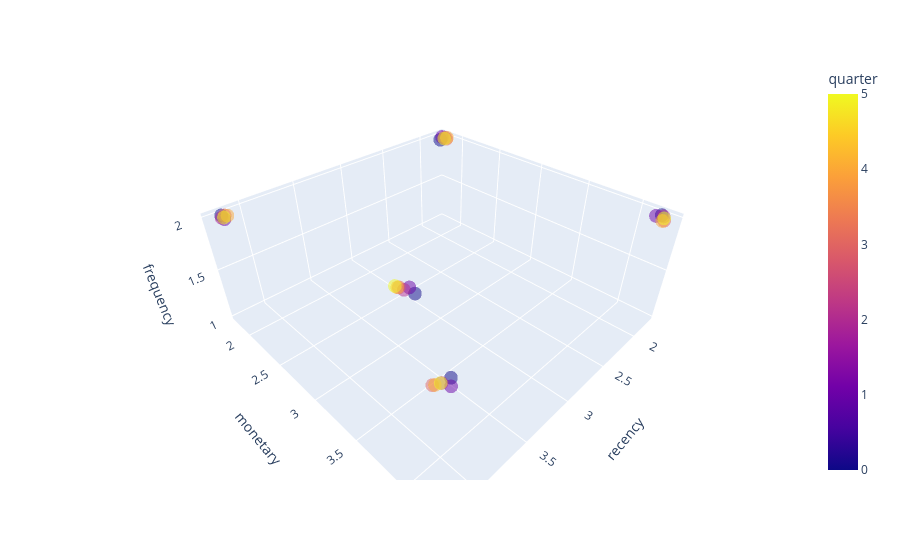

Here is the notebook cell this chart was saved with:
### Code cell
fig = px.scatter_3d(centroids_coord, x='recency',
                    y='monetary',
                    z='frequency',
                    color='quarter',
                    opacity=0.5)
fig.show()

### Figure 1 — Plotly figure (JSON) as saved in the notebook; plotly's stock layout.template omitted (floating-point values rounded to 4 significant figures)
{"data": [{"hovertemplate": "recency=%{x}<br>monetary=%{y}<br>frequency=%{z}<br>quarter=%{marker.color}<extra></extra>", "legendgroup": "", "marker": {"color": [0, 0, 0, 0, 0, 1, 1, 1, 1, 1, 2, 2, 2, 2, 2, 3, 3, 3, 3, 3, 4, 4, 4, 4, 4, 5, 5, 5, 5, 5], "coloraxis": "coloraxis", "opacity": 0.5, "symbol": "circle"}, "mode": "markers", "name": "", "scene": "scene", "showlegend": false, "type": "scatter3d", "x": [1.757, 4.193, 1.851, 2.947, 4.134, 1.802, 1.783, 4.175, 2.92, 4.201, 4.206, 1.767, 4.193, 2.982, 1.778, 4.173, 1.828, 4.236, 2.99, 1.787, 1.844, 1.76, 4.159, 3.0, 4.225, 1.794, 4.197, 4.192, 3.004, 1.796], "y": [4.199, 1.772, 1.839, 2.602, 4.214, 4.172, 1.798, 4.254, 2.494, 1.847, 1.81, 4.218, 4.205, 2.484, 1.83, 1.789, 4.251, 4.183, 2.421, 1.864, 4.244, 1.848, 1.81, 2.411, 4.191, 4.235, 4.202, 1.819, 2.378, 1.844], "z": [2, 2, 2, 1, 2, 2, 2, 2, 1, 2, 2, 2, 2, 1, 2, 2, 2, 2, 1, 2, 2, 2, 2, 1, 2, 2, 2, 2, 1, 2]}], "layout": {"coloraxis": {"colorbar": {"title": {"text": "quarter"}}, "colorscale": [[0, "#0d0887"], [0.1111, "#46039f"], [0.2222, "#7201a8"], [0.3333, "#9c179e"], [0.4444, "#bd3786"], [0.5556, "#d8576b"], [0.6667, "#ed7953"], [0.7778, "#fb9f3a"], [0.8889, "#fdca26"], [1, "#f0f921"]]}, "legend": {"tracegroupgap": 0}, "margin": {"t": 60}, "scene": {"domain": {"x": [0, 1], "y": [0, 1]}, "xaxis": {"title": {"text": "recency"}}, "yaxis": {"title": {"text": "monetary"}}, "zaxis": {"title": {"text": "frequency"}}}}}
